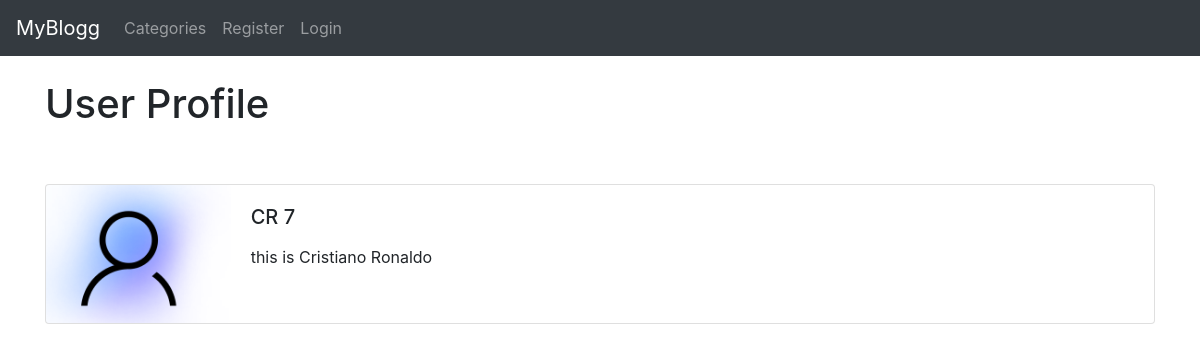
Screenshot of /members/2/profile/ with the database file from the repository.
### theblog/models.py (models this page shows, shortened)
class Profile(models.Model):
    user = models.OneToOneField(User, null=True, on_delete=models.CASCADE)
    bio = models.TextField()
    profile_pic = models.ImageField(null=True, blank=True, upload_to="images/profile/")
    website_url = models.CharField(max_length=255,null=True, blank=True)
    facebook_url = models.CharField(max_length=255,null=True, blank=True)
    twitter_url = models.CharField(max_length=255,null=True, blank=True)
    instagram_url = models.CharField(max_length=255,null=True, blank=True)
    pinterest_url = models.CharField(max_length=255,null=True, blank=True)

### members/views.py (the view)
class ShowProfilePageView(DetailView):
    model = Profile
    template_name = 'registration/user_profile.html'
    def get_context_data(self, *args, **kwarks):
        context = super(ShowProfilePageView, self).get_context_data(*args, **kwarks)
        page_user = get_object_or_404(Profile, id=self.kwargs['pk'])
        context["page_user"] = page_user
        return context

### members/templates/registration/user_profile.html (shortened to what this page needs)
{% extends 'base.html' %}
{% load static %}
{% block content %}
<h1>User Profile</h1>
<br/><br/>
<div class="card mb-3">
    <div class="row no-gutters">
      <div class="col-md-2">
{% if page_user.profile_pic %}
        <img src="{{ page_user.profile_pic.url }}" class="card-img">
{% else %}
        <img src="{% static 'theblog/images/preview.png' %}" class="card-img">
{% endif %}
      </div>
      <div class="col-md-10">
        <div class="card-body">
          <h5 class="card-title">{{ page_user.user.first_name }} {{ page_user.user.last_name}}</h5>
          <p class="card-text">{{ page_user.bio }}</p>
        </div>
      </div>
    </div>
</div>
{% endblock %}

### rows the page displays
Profile: user.first_name "CR", user.last_name "7", bio "this is Cristiano Ronaldo"
